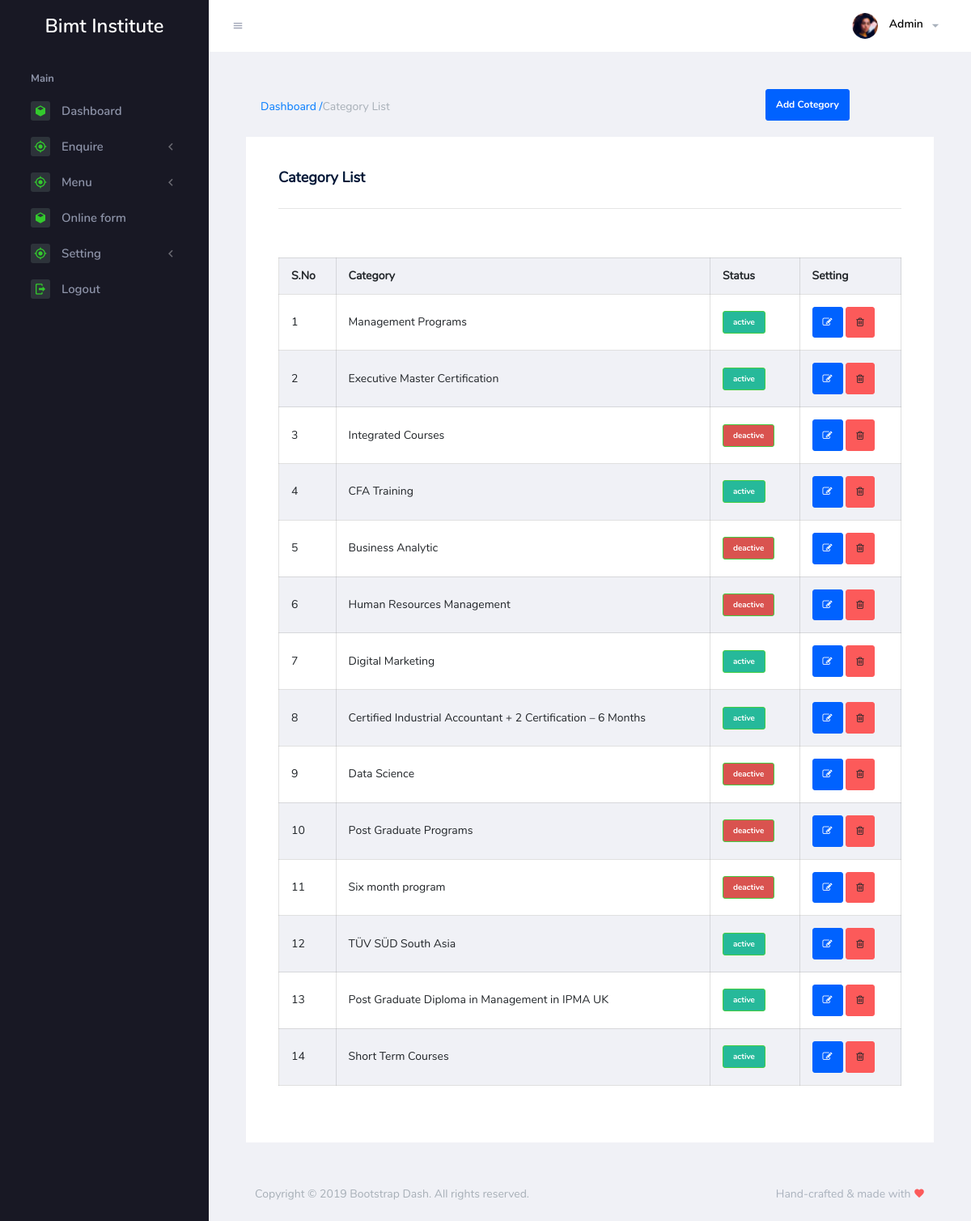
Page /index.php/admin/menu/cotegory_list on the committed database.
### tables this page shows
CREATE TABLE `category` (
  `id` int(11) NOT NULL,
  `category` varchar(200) DEFAULT NULL,
  `status` enum('deactive','active') NOT NULL DEFAULT 'deactive',
  `link` varchar(200) DEFAULT NULL,
  `date` date DEFAULT NULL
);

### application/controllers/admin/Menu.php (called while the page is built, shortened)
<?php if ( ! defined('BASEPATH')) exit('No direct script access allowed');
class Menu extends CI_Controller {
	public function __construct(){
        $this->load->model('common_model');
        $this->load->model('menu_model');
	    	$this->load->library("multi_menu");
    }
		 public function cotegory_list(){
					$data = array();
					$data['page'] = 'Category List';
					$data['category'] = $this->menu_model->get_category_data();
					$data['main_content'] = $this->load->view('admin/menu/category/category_list', $data, TRUE);
					$this->load->view('admin/index', $data);
		 }
}

### index.php (called while the page is built, shortened)
<?php
require_once BASEPATH.'core/CodeIgniter.php';

### application/models/Menu_model.php (called while the page is built, shortened)
<?php
class Menu_model extends CI_Model {
    public function get_category_data(){
        $this->db->select('id,category,status');
        $this->db->from('category');
        $query = $this->db->get();
        $query = $query->result_array();
        return $query;
    }
}

### application/views/admin/menu/category/category_list.php (the view, shortened to what this page needs)
<div class="content-wrapper">
  <div class="row heading-bg">
    <div class="col-lg-9 col-sm-8 col-md-8 col-xs-12" >
      <ol class="breadcrumb" style="border:none;">
      <li><a href="<?php echo base_url('admin/Dashboard')?>">Dashboard / </a></li>
      <li  class="active"><span> <?php echo $page?></span></li>
      </ol>
    </div>
    <div class="span4 text-right">
       <a href="<?php echo base_url('admin/menu/category')?>" class="btn btn-primary addNewbtn">Add Cotegory</a>
   </div><br>
</div>
  <div class="row">
    <div class="col-md-12 grid-margin stretch-card">
      <div class="card">
        <div class="card-body">
						<h6 class="card-title">Category List</h6>
              <hr><br><br>
									<div class="table-responsive">
										<table class="table table-striped table-bordered data-table">
								 <caption>
								 </caption>
                 <tr>
                   <th>S.No</th>
                   <th>Category</th>
                   <th>Status</th>
                   <th>Setting</th>
                 </tr>
                 <?php $i=1; foreach($category as $row){?>
                   <tr>
                     <td> <?php echo $i ?></td>
                     <td><?php echo $row['category'] ?></td>
                     <td><?php if ($row['status'] != 'active'): ?>
                     <a href="<?php echo base_url('admin/menu/active/'.$row['id']) ?>" data-toggle="tooltip" data-original-title="New"><button type="button" class="btn btn-success btn-circle btn-xs " style="background:#d9534f;"><?php echo $row['status'] ;?></button></a>
                     <?php else: ?>
                     <a href="<?php echo base_url('admin/menu/active2/'.$row['id']) ?>" class="label label-table label-success" style="background:#26b99a"><button type="button" class="btn btn-success btn-circle btn-xs " style="background:#26b99a;"><?php echo $row['status'] ;?></button></div>
                  <?php endif ?></td>
                  <td>
                      <a href="<?php echo '#m'.$row['id']; ?>" class="text-center tip  btn btn-primary" data-toggle="modal"
                          data-original-title="Edit"> <i class="fa fa-pencil-square-o" aria-hidden="true"></i></a>
                      <a title="Trash" class="pd-setting-ed btn btn-danger" onclick="delete_detail(<?php echo $row['id'] ;?>)">
                         <i class="fa fa-trash-o" aria-hidden="true"></i></a>
                  </td>
                   </tr>
								 <?php 	 $i++ ; } ?>
									</div>

### rows in the picture
category: category "Management Programs", status "active"
category: category "Executive Master Certification", status "active"
category: category "Integrated Courses", status "deactive"
category: category "CFA Training", status "active"
category: category "Business Analytic", status "deactive"
category: category "Human Resources Management", status "deactive"
category: category "Digital Marketing", status "active"
category: category "Certified Industrial Accountant + 2 Certification – 6 Months", status "active"
category: category "Data Science", status "deactive"
category: category "Post Graduate Programs", status "deactive"
category: category "Six month program", status "deactive"
category: category "TÜV SÜD South Asia", status "active"
category: category "Post Graduate Diploma in Management in IPMA UK", status "active"
category: category "Short Term Courses", status "active"

### other values in the picture
$page "Category List"
